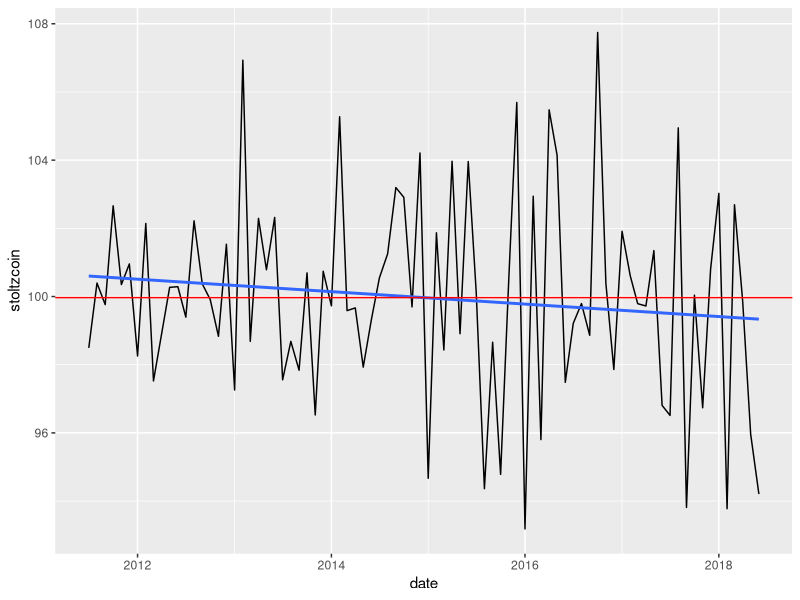
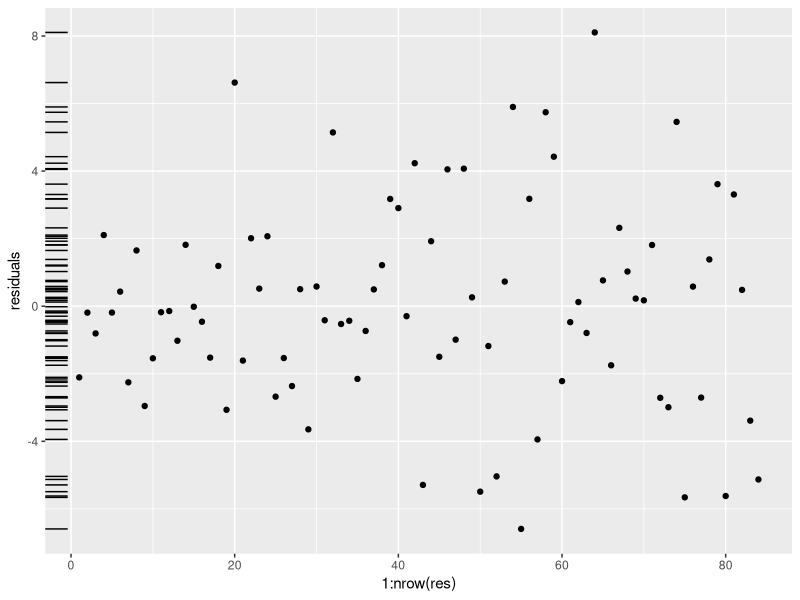
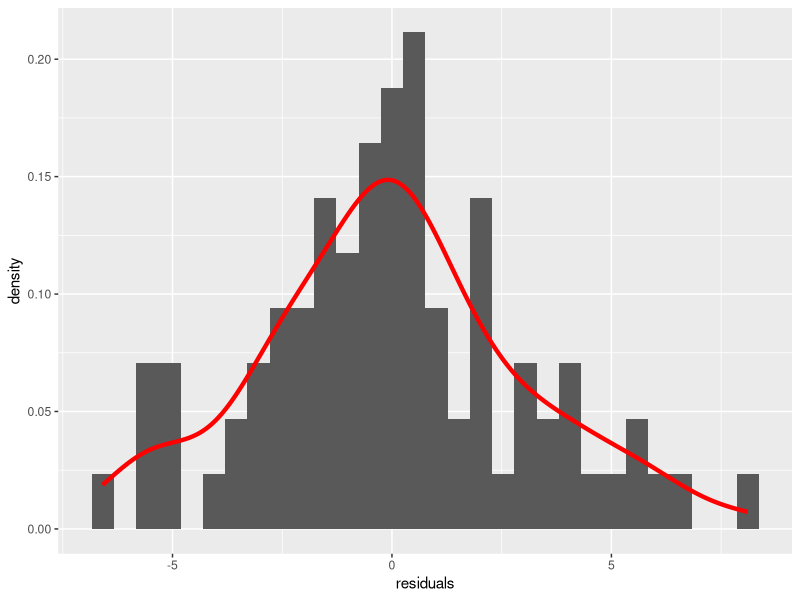
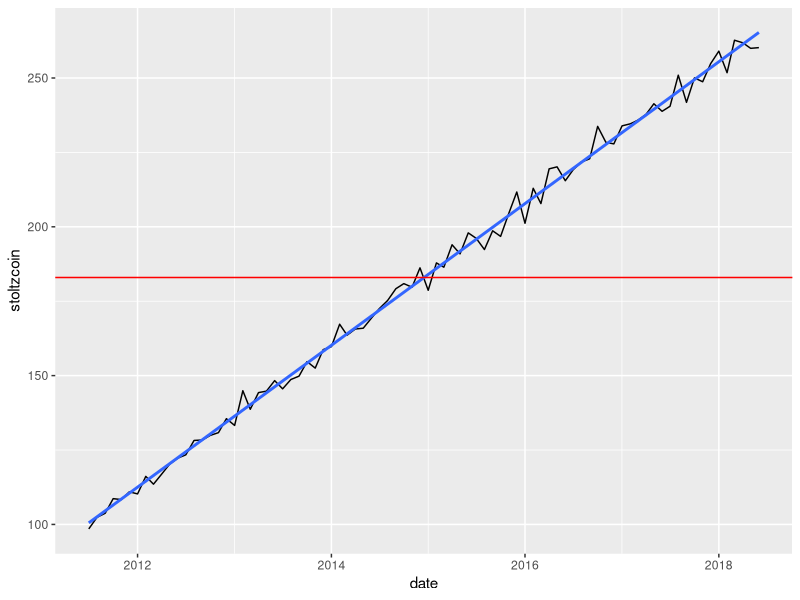
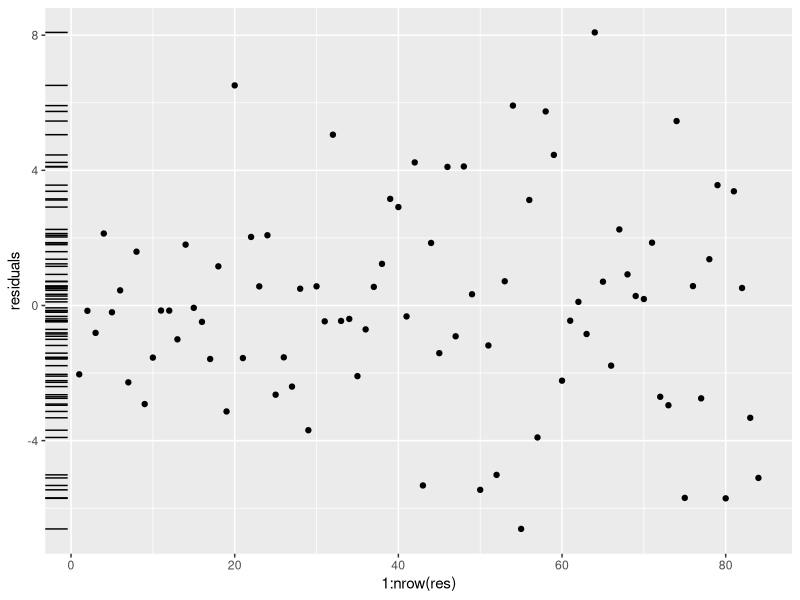
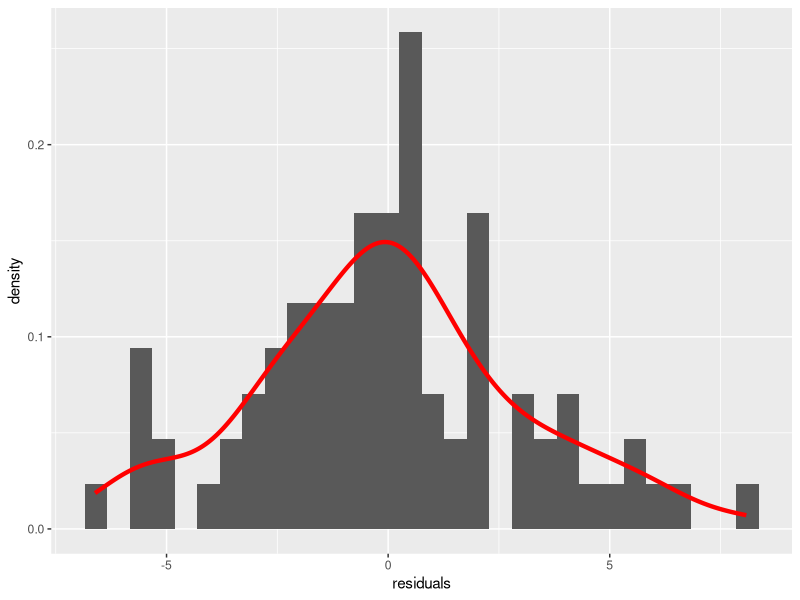
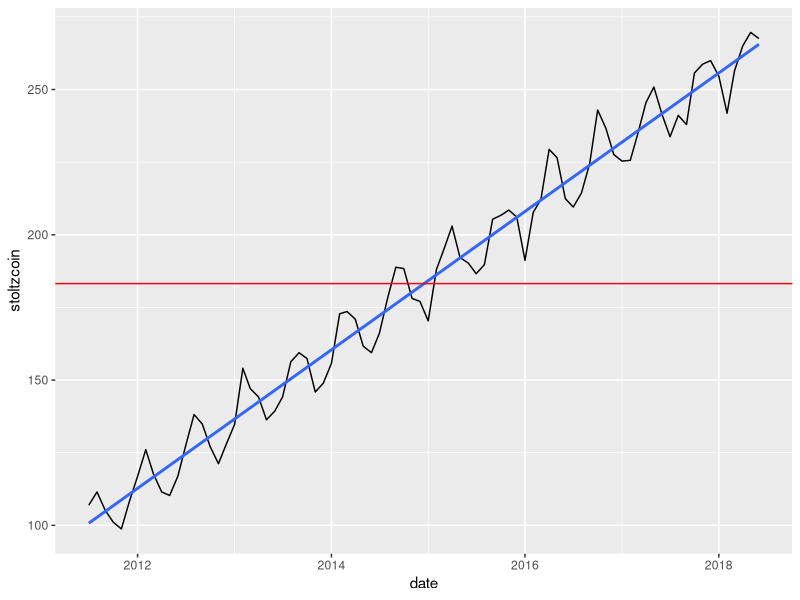
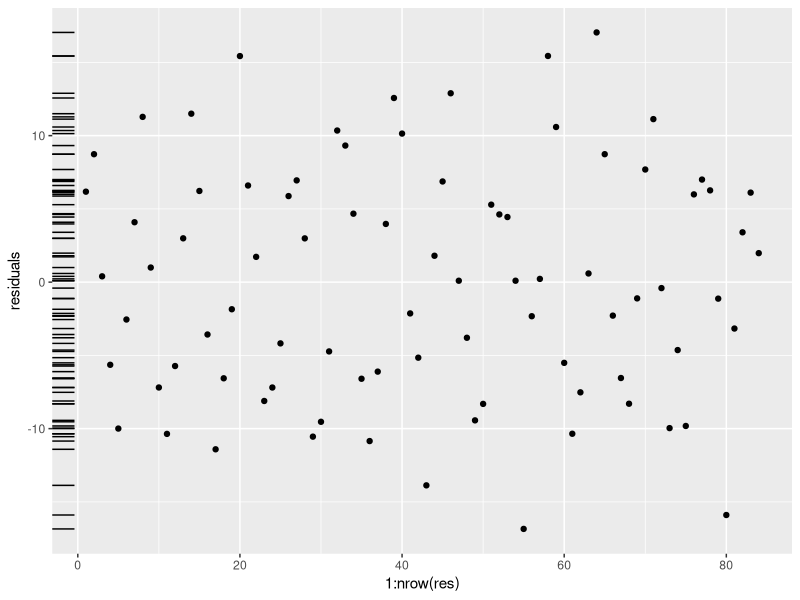

Here is the R script that generated these plots, in order:
## ---- chunk 1
library('tidyverse')
library('tseries')
## ---- chunk 2
set.seed(100)

# monthly data, normally distributed
# 100 stoltzcoin average trade price per month
# Standard deviation of 3
dates = seq(from = lubridate::ymd('2011-07-01'), 
            to = lubridate::ymd('2018-06-30'), 
            by = 'months')

n = length(dates)
mu = 100
sd = 3

time_series = tibble(date = dates, stoltzcoin = rnorm(n = n, mean = mu, sd = sd), 
                     type = 'stationary', trend = 'none')

ggplot(time_series, aes(x = date, y = stoltzcoin)) + 
  geom_line() + geom_smooth(method = lm, 
                            formula = y ~ x, se = FALSE) + 
  geom_hline(aes(yintercept = mean(stoltzcoin)), color="red")
## ---- chunk 3
ts_fit = lm(stoltzcoin ~ date, data = time_series)
ts_fit
## ---- chunk 4
res = tibble(residuals = resid(ts_fit))
ggplot(res, aes(x = 1:nrow(res), y = residuals)) + geom_point() + geom_rug(sides = 'l')
## ---- chunk 5
ggplot(res, aes(x = residuals)) + geom_histogram(aes(y = ..density..), bins = 30) + geom_density(col = 'red', size = 1.5)
## ---- chunk 6
# adf.test only accepts univariate time series data, zoo object will be used
adf.test(zoo::zoo(time_series$stoltzcoin, time_series$date))

## ---- chunk 7
going_up_by = 2
trend = seq(from = 0, 
            to = (n-1) * going_up_by,
            by = going_up_by)

ts_lin_trend = tibble(date = dates, stoltzcoin = time_series$stoltzcoin + trend, 
                     type = 'non-stationary', trend = 'linear')

ggplot(ts_lin_trend, aes(x = date, y = stoltzcoin)) + 
  geom_line() + geom_smooth(method = lm, 
                            formula = y ~ x, se = FALSE) + 
  geom_hline(aes(yintercept = mean(stoltzcoin)), color="red")
## ---- chunk 8
ts_fit = lm(stoltzcoin ~ date, data = ts_lin_trend)
ts_fit
## ---- chunk 9
res = tibble(residuals = resid(ts_fit))
ggplot(res, aes(x = 1:nrow(res), y = residuals)) + geom_point() + geom_rug(sides = 'l')
## ---- chunk 10
ggplot(res, aes(x = residuals)) + geom_histogram(aes(y = ..density..), bins = 30) + geom_density(col = 'red', size = 1.5)
## ---- chunk 11
adf.test(zoo::zoo(ts_lin_trend$stoltzcoin, ts_lin_trend$date))
## ---- chunk 12
going_up_by = 2
trend = seq(from = 0, 
            to = (n-1) * going_up_by,
            by = going_up_by)
seasonal = sin(1:n) * 10

ts_lin_trend_seasonal = tibble(date = dates, stoltzcoin = time_series$stoltzcoin + trend + seasonal, 
                     type = 'non-stationary', trend = 'linear')

ggplot(ts_lin_trend_seasonal, aes(x = date, y = stoltzcoin)) + 
  geom_line() + geom_smooth(method = lm, 
                            formula = y ~ x, se = FALSE) + 
  geom_hline(aes(yintercept = mean(stoltzcoin)), color="red")
## ---- chunk 13
ts_fit = lm(stoltzcoin ~ date, data = ts_lin_trend_seasonal)
ts_fit
## ---- chunk 14
res = tibble(residuals = resid(ts_fit))
ggplot(res, aes(x = 1:nrow(res), y = residuals)) + geom_point() + geom_rug(sides = 'l')
## ---- chunk 15
ggplot(res, aes(x = residuals)) + geom_histogram(aes(y = ..density..), bins = 30) + geom_density(col = 'red', size = 1.5)
## ---- chunk 16
adf.test(zoo::zoo(ts_lin_trend_seasonal$stoltzcoin, ts_lin_trend_seasonal$date))
## ---- chunk 17
going_up_by = 2
trend = seq(from = 0, 
            to = (n-1) * going_up_by,
            by = going_up_by)
seasonal = sin(1:n) * 1:n

ts_lin_trend_seasonal_exp = tibble(date = dates, stoltzcoin = time_series$stoltzcoin + trend + seasonal, 
                     type = 'non-stationary', trend = 'linear')

ggplot(ts_lin_trend_seasonal_exp, aes(x = date, y = stoltzcoin)) + 
  geom_line() + geom_smooth(method = lm, 
                            formula = y ~ x, se = FALSE) + 
  geom_hline(aes(yintercept = mean(stoltzcoin)), color="red")
## ---- chunk 18
ts_fit = lm(stoltzcoin ~ date, data = ts_lin_trend_seasonal_exp)
ts_fit
## ---- chunk 19
res = tibble(residuals = resid(ts_fit))
ggplot(res, aes(x = 1:nrow(res), y = residuals)) + geom_point() + geom_rug(sides = 'l')
## ---- chunk 20
ggplot(res, aes(x = residuals)) + geom_histogram(aes(y = ..density..), bins = 30) + geom_density(col = 'red', size = 1.5)
## ---- chunk 21
adf.test(zoo::zoo(ts_lin_trend_seasonal_exp$stoltzcoin, ts_lin_trend_seasonal_exp$date))
## ---- chunk 22
d1y =  as.numeric(lubridate::year(min(ts_lin_trend_seasonal_exp$date)))
d1m = as.numeric(lubridate::month(min(ts_lin_trend_seasonal_exp$date)))
d2y =  as.numeric(lubridate::year(max(ts_lin_trend_seasonal_exp$date)))
d2m = as.numeric(lubridate::month(max(ts_lin_trend_seasonal_exp$date)))

x = ts(ts_lin_trend_seasonal_exp$stoltzcoin, start=c(d1y, d1m), end=c(d2y, d2m), frequency=12)

plot(decompose(x, type = 'additive'))

## ---- chunk 23
plot(decompose(x, type = 'multiplicative'))
